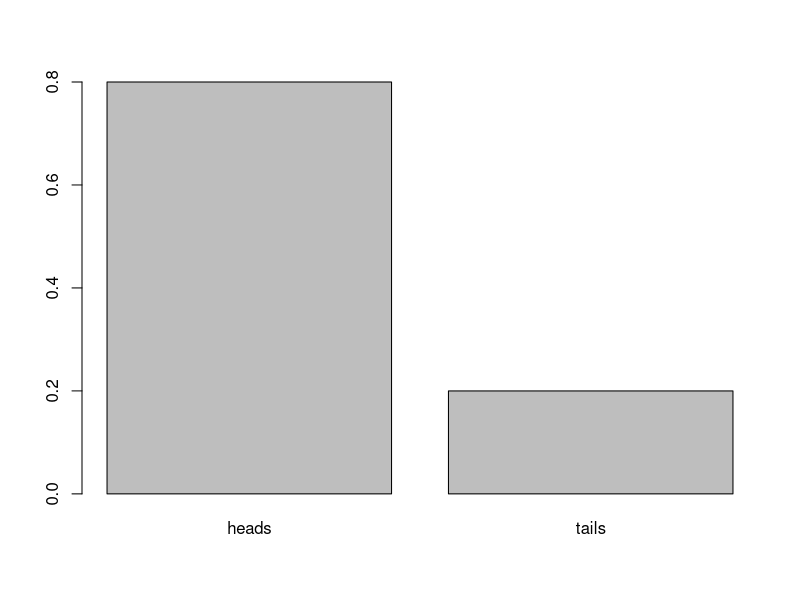

The R source for this figure:
#A Monte Carlo simulation of flipping a coin
#Update the num_flips variable to simulate more flips
#As the number of flips increases, the frequency and proportion will
#stabilize around the predicted probabilities (50%-50%) (Law of Large Numbers)

#Vector of possible outcomes
coin <- c("heads", "tails")

#Number of flips
num_flips <- 10

#One Thousand Flips
flips <- replicate(num_flips, sample(coin, 1))

#Table (Frequency)
t <- table(flips)
print(t)

#Table (Proportion)
pt <- prop.table(t)
print(pt)

#Barplot
barplot(pt)
